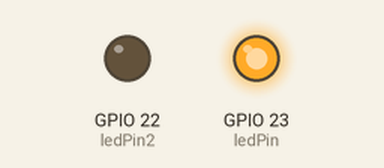
This sketch was run on a simulated ESP32. On the bench: output pins drawn as LEDs (lit = HIGH).

Above: at 0.5 s.
At 9.5 s:
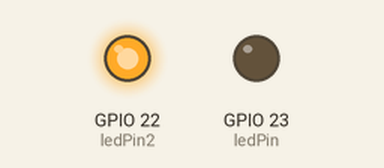
Timing chart, 0 to 10.4 s (numbered marks = the images above):
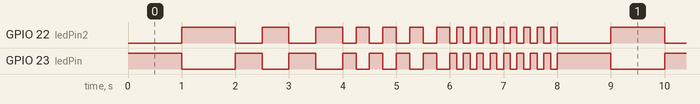

The sketch:

week1_C.ino
```cpp
/* Blink */
// ledPin refers to ESP32 GPIO 23
const int ledPin = 23;
const int ledPin2 = 22;
int cnt=0;
int i=1000;
// the setup function runs once when you press reset or power the board
void setup() {
// initialize digital pin ledPin as an output.
pinMode(ledPin, OUTPUT);
pinMode(ledPin2, OUTPUT);
}
// the loop function runs over and over again forever
void loop() {
digitalWrite(ledPin, HIGH);
digitalWrite(ledPin2, LOW);// turn the LED on (HIGH is the voltage level)
delay(i); // wait for a second
cnt+=i;
digitalWrite(ledPin, LOW);
digitalWrite(ledPin2, HIGH);
// turn the LED off by making the voltage LOW
delay(i); // wait for a second
cnt+=i;

if(cnt==2000){
  if(i!=125){
    i/=2;
  }
  else{
    i=1000;
  }
  cnt=0;
}

}
```

Measured:
- by itself, GPIO 22 (ledPin2), GPIO 23 (ledPin): moves between LOW and HIGH, repeating every 8.0 s
- by itself, everything shown: repeats every 8.0 s, in 30 steps
